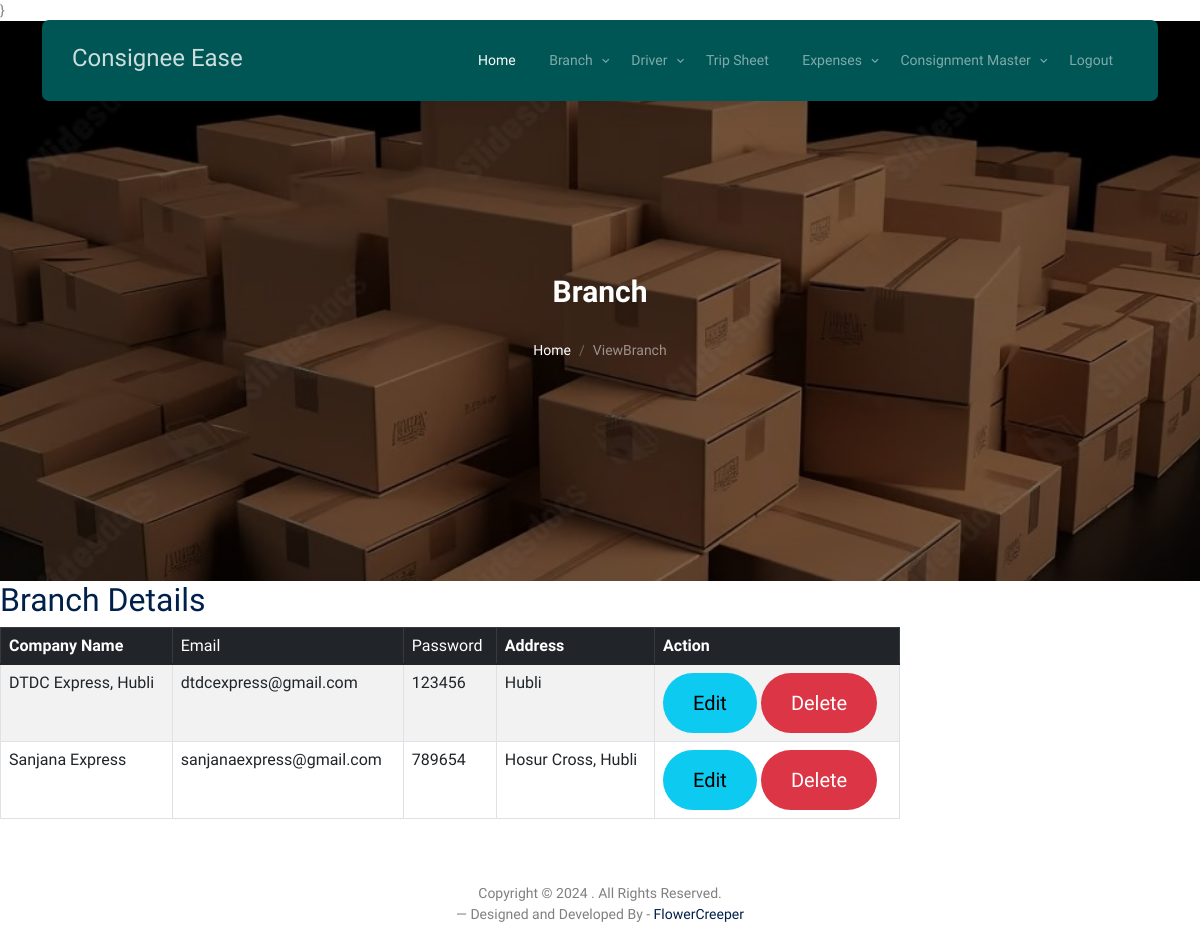
Page /view_branch on the committed database.
### consign_app/models.py (models this page shows)
class Branch(models.Model):
    headname = models.CharField(max_length=150, null=True)
    companyname = models.CharField(max_length=50, null=True)
    phonenumber = models.CharField(max_length=50, null=True)
    email = models.CharField(max_length=50, null=True)
    gst = models.CharField(max_length=50, null=True)
    address = models.CharField(max_length=50, null=True)
    image=models.CharField(max_length=50,null=True)
    password = models.CharField(max_length=50, null=True)

### consign_app/views.py (the view)
# urls.py: path('view_branch', views.view_branch, name='view_branch'),
def view_branch(request):
    data=Branch.objects.all()
    return render(request,'view_branch.html',{'data':data})

### consign_app/templates/view_branch.html (shortened to what this page needs)
{% load static %}}
<!DOCTYPE html>
<html lang="en">
  <head>
    <link rel="stylesheet" href="{% static 'fonts/icomoon/style.css' %}" />
    <link rel="stylesheet" href="{% static 'fonts/flaticon/font/flaticon.css' %}" />
    <link rel="stylesheet" href="{% static 'css/tiny-slider.css' %}" />
    <link rel="stylesheet" href="{% static 'css/aos.css' %}" />
    <link rel="stylesheet" href="{% static 'css/style.css' %}" />
  </head>
  <body>
    {% include 'index_menu.html' %}
    <div
      class="hero page-inner overlay"
      style="background-image: url('{% static 'images/hero_bg_1.jpg' %}')"
    >
      <div class="container">
        <div class="row justify-content-center align-items-center">
          <div class="col-lg-9 text-center mt-5">
            <h1 class="heading" data-aos="fade-up">Branch </h1>
            <nav
              aria-label="breadcrumb"
              data-aos="fade-up"
              data-aos-delay="200"
            >
              <ol class="breadcrumb text-center justify-content-center">
                <li class="breadcrumb-item"><a href="{% url 'index' %}}">Home</a></li>
                <li
                  class="breadcrumb-item active text-white-50"
                  aria-current="page"
                >
                  ViewBranch
                </li>
              </ol>
            </nav>
          </div>
        </div>
      </div>
    </div>
<div class="content">
    <div class="" style=" width: 100%; overflow-x: auto;">
        <h2>Branch Details</h2>
        <div class="">
            <div class="">
                <form method="get" style="width:900px">
                    <table class="table table-striped table-bordered">
                        <thead class="table-dark">
                        <tr>
                            <th>Company Name</th>
                            <td>Email</td>
                            <td>Password</td>
                            <th>Address</th>
                            <th>Action</th>
                        </tr>
                        </thead>
                        <tbody>
                        {% for v in data %}
                        <tr class="custom-row">
                            <td>{{v.companyname}}</td>
                            <td>{{v.email}}</td>
                            <td>{{ v.password }}</td>
                            <td>{{v.address}}</td>
                            <td class="action-btns">
                                <a href="{% url 'edit_branch' v.id %}" class="btn btn-info btn-lg">Edit</a>
                                <a href="{% url 'branch_delete' v.id %}" class="btn btn-danger btn-lg">Delete</a>
                            </td>
                        </tr>
                        {% endfor %}
                        </tbody>
                    </table>
                </form>
            </div>
        </div>
    </div>
</div>
<div class="row mt-5">
          <div class="col-12 text-center">
            <p>
              Copyright &copy;
              . All Rights Reserved. <br>&mdash; Designed and Developed  By -
              <a href="https://flowercreeper.com/index.php">FlowerCreeper</a>
            </p>
          </div>
        </div>
  </body>
</html>

### consign_app/templates/index_menu.html (shortened to what this page needs)
    <nav class="site-nav">
      <div class="container">
        <div class="menu-bg-wrap">
          <div class="site-navigation">
            <a href="{% url 'index' %}}" class="logo m-0 float-start">Consignee Ease</a>
            <ul
              class="js-clone-nav d-none d-lg-inline-block text-start site-menu float-end"
            >
              <li class="active"><a href="{% url 'index' %}">Home</a></li>
              <li class="has-children">
                <a href="{% url 'admin_home' %}">Branch</a>
              </li>
              <li class="has-children">
                <a href="{% url 'admin_home' %}">Driver</a>
              </li>
              <li><a href="{% url 'adminTripSheet' %}">Trip Sheet</a></li>
              <li class="has-children">
                <a href="{% url 'admin_home' %}">Expenses</a>
              </li>
              <li class="has-children">
                <a href="{% url 'admin_home' %}">Consignment Master</a>
              </li>
              <li><a href="{% url 'index' %}">Logout</a></li>
            </ul>
          </div>
        </div>
      </div>
    </nav>

### rows in the picture
Branch: companyname "DTDC Express, Hubli", email "dtdcexpress@gmail.com", password "123456", address "Hubli"
Branch: companyname "Sanjana Express", email "sanjanaexpress@gmail.com", password "789654", address "Hosur Cross, Hubli"
